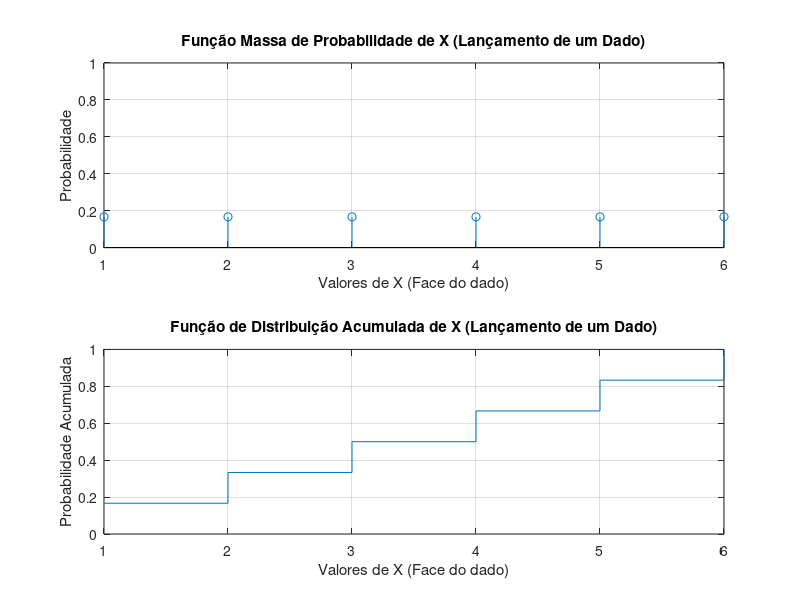

The MATLAB script that drew this image:
% Defina os valores de X e suas probabilidades
valores_X = [1, 2, 3, 4, 5, 6];
probabilidades = [1/6, 1/6, 1/6, 1/6, 1/6, 1/6];

% Crie o gráfico da PMF
subplot(2, 1, 1); % Crie um subplot (2 linhas, 1 coluna) e selecione o primeiro
% Crie o gráfico da PMF
stem(valores_X, probabilidades);
xlabel('Valores de X (Face do dado)');
ylabel('Probabilidade');
title('Função Massa de Probabilidade de X (Lançamento de um Dado)');
ylim([0, 1]);
grid on;

% Calcule a função de distribuição acumulada (CDF)
cdf = cumsum(probabilidades);

% Crie o gráfico da CDF usando stairs
subplot(2, 1, 2); % Selecione o segundo subplot
stairs(valores_X, cdf);
xlabel('Valores de X (Face do dado)');
ylabel('Probabilidade Acumulada');
title('Função de Distribuição Acumulada de X (Lançamento de um Dado)');
ylim([0, 1]);
grid on;
